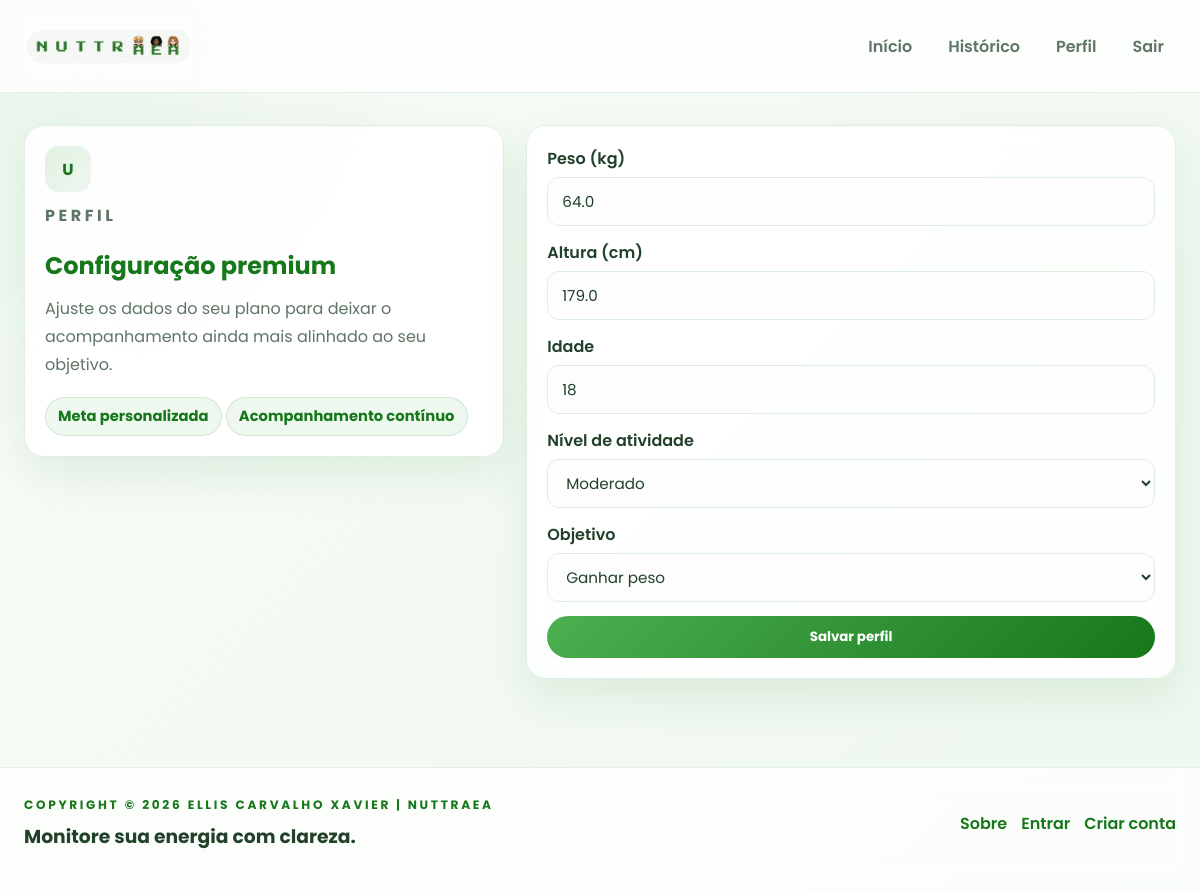
The app's page /perfil/ (signed in) with its own data.
### perfil/models.py (models this page shows, shortened)
class Perfil(models.Model):
    user = models.OneToOneField(User, on_delete=models.CASCADE)
    peso = models.FloatField(null=True, blank=True)
    altura = models.FloatField(null=True, blank=True)
    idade = models.IntegerField(null=True, blank=True)
    meta_calorica = models.FloatField(null=True, blank=True)
    atividade = models.CharField(
        max_length=20,
        choices=[
            ('sedentario', 'Sedentário'),
            ('leve', 'Leve'),
            ('moderado', 'Moderado'),
            ('intenso', 'Intenso'),
        ],
        default='sedentario'
    )
    objetivo = models.CharField(
        max_length=20,
        choices=[
            ('perder', 'Perder peso'),
            ('manter', 'Manter peso'),
            ('ganhar', 'Ganhar peso'),
        ],
        default='manter'
    )
    meta_calorica = models.FloatField(default=0)

### perfil/views.py (the view)
# urls.py: path("", views.perfil_view, name="perfil"),
@login_required
def perfil_view(request):
    perfil, created = Perfil.objects.get_or_create(user=request.user)
    if request.method == "POST":
        form = PerfilForm(request.POST, instance=perfil)
        if form.is_valid():
            perfil = form.save(commit=False)
            perfil.user = request.user
            meta = calcular_meta(
                perfil.peso,
                perfil.altura,
                perfil.idade,
                perfil.atividade,
                perfil.objetivo
            )
            if meta is not None:
                perfil.meta_calorica = meta
            perfil.save()
            return redirect("dashboard")
    else:
        form = PerfilForm(instance=perfil)
    return render(
        request,
        "perfil/perfil.html",
        {
            "form": form,
            "perfil": perfil
        }
    )

### perfil/forms.py (shortened to what this page needs)
class PerfilForm(forms.ModelForm):
    class Meta:
        model = Perfil
        fields = [
            'peso',
            'altura',
            'idade',
            'atividade',
            'objetivo'
        ]

### core/context_processors.py (called while the page is built)
def static_version(request):
    return {
        "STATIC_VERSION": getattr(settings, "STATIC_VERSION", "1")
    }

### perfil/templates/perfil/perfil.html (shortened to what this page needs)
{% extends "base.html" %}
{% block content %}
<div class="profile-shell reveal">
  <div class="profile-summary card">
    <div class="avatar-badge">
    {{ request.user.username|first|upper }}
</div>
    <p class="eyebrow">Perfil</p>
    <h2>Configuração premium</h2>
    <p class="subtle-text">Ajuste os dados do seu plano para deixar o acompanhamento ainda mais alinhado ao seu objetivo.</p>
    <div class="profile-pill-row">
      <span class="summary-pill">Meta personalizada</span>
      <span class="summary-pill">Acompanhamento contínuo</span>
    </div>
  </div>
  <div class="card profile-form-card">
    <form method="post" id="perfil-form" class="modern-form">
      <div class="form-group">
        <label for="{{ form.peso.id_for_label }}">Peso (kg)</label>
        {{ form.peso }}
      </div>
      <div class="form-group">
        <label for="{{ form.altura.id_for_label }}">Altura (cm)</label>
        {{ form.altura }}
      </div>
      <div class="form-group">
        <label for="{{ form.idade.id_for_label }}">Idade</label>
        {{ form.idade }}
      </div>
      <div class="form-group">
        <label for="{{ form.atividade.id_for_label }}">Nível de atividade</label>
        {{ form.atividade }}
      </div>
      <div class="form-group">
        <label for="{{ form.objetivo.id_for_label }}">Objetivo</label>
        {{ form.objetivo }}
      </div>
      <button type="submit">Salvar perfil</button>
    </form>
  </div>
</div>
{% endblock %}

### alimentacao/static/css/styles.css (style rules this page uses)
:root { --verde: #4CAF50; --verde-escuro: #16771b; --verde-claro: #e8f7eb; --fundo: #f5f8f6; --card: rgba(255,255,255,0.94); --texto: #22412b; --cinza: #5f7566; --borda: #dcefe2; --sombra: 0 18px 45px rgba(22, 119, 27, 0.10); --radius: 24px; }
* { margin: 0; padding: 0; box-sizing: border-box; font-family: 'Poppins', sans-serif; }
html { scroll-behavior: smooth; }
body { background: radial-gradient(circle at top left, rgba(76, 175, 80, 0.12), transparent 30%), linear-gradient(135deg, #f8fcf8 0%, #eef8ef 100%); color: var(--texto); min-height: 100vh; }
body::before { content: ''; position: fixed; inset: 0; background: linear-gradient(120deg, rgba(255,255,255,0.24), transparent 45%); pointer-events: none; }
.eyebrow { text-transform: uppercase; letter-spacing: 0.22em; color: var(--verde-escuro); font-size: 0.76rem; font-weight: 700; margin-bottom: 8px; }
.page-header h1, .page-header h2, .section-heading h2, .hero-copy h1, .hero-copy h2, .card h2, .card h3, .feature-card h3, .step-card h3, .testimonial-card h3, .auth-panel h2, .auth-panel h3, .meal-intro h1, .profile-summary h2 { color: var(--verde-escuro); margin-bottom: 12px; }
.reveal { opacity: 0; transform: translateY(16px); transition: opacity 0.6s ease, transform 0.6s ease; }
.reveal.visible { opacity: 1; transform: translateY(0); }
.card, .hero-panel, .feature-card, .empty-state, .auth-panel, .timeline-card, .meal-intro, .profile-summary, .testimonial-card, .cta-panel, .step-card { background: var(--card); border: 1px solid var(--borda); border-radius: var(--radius); box-shadow: var(--sombra); backdrop-filter: blur(10px); }
.card { padding: 24px; margin-bottom: 22px; transition: transform 0.2s ease, box-shadow 0.2s ease; }
.hero-copy p, .subtle-text, .feature-card p, .step-card p, .testimonial-card p, .auth-panel p, .profile-summary p, .meal-intro p { color: var(--cinza); font-size: 1rem; line-height: 1.75; margin-bottom: 18px; }
.highlight-pill, .status-badge, .metric-label, .summary-pill { display: inline-flex; align-items: center; padding: 8px 12px; border-radius: 999px; background: rgba(76, 175, 80, 0.09); color: var(--verde-escuro); font-size: 0.92rem; font-weight: 700; border: 1px solid rgba(22, 119, 27, 0.12); }
.btn, button { display: inline-flex; align-items: center; justify-content: center; border: none; border-radius: 999px; padding: 11px 18px; font-weight: 700; text-decoration: none; cursor: pointer; transition: transform 0.2s ease, box-shadow 0.2s ease; position: relative; overflow: hidden; }
.btn-primary, button { background: linear-gradient(135deg, var(--verde) 0%, var(--verde-escuro) 100%); color: white; }
.showcase-grid, .stats-band, .dashboard-grid, .feature-grid, .steps-grid, .testimonials-grid, .profile-shell { display: grid; gap: 18px; }
.mini-card, .metric-card, .feedback-card, .step-card, .testimonial-card, .auth-panel, .profile-summary, .meal-intro, .profile-form-card, .meal-form-card { padding: 20px; border-radius: 20px; background: rgba(255,255,255,0.86); border: 1px solid var(--borda); }
.feature-icon, .step-number, .avatar, .avatar-badge { width: 46px; height: 46px; border-radius: 14px; display: inline-flex; align-items: center; justify-content: center; background: linear-gradient(135deg, rgba(76,175,80,0.16), rgba(22,119,27,0.06)); color: var(--verde-escuro); font-weight: 700; margin-bottom: 10px; }
.auth-shell, .profile-shell, .meal-shell { display: grid; grid-template-columns: 0.85fr 1.15fr; gap: 22px; align-items: start; }
.auth-illustration, .profile-summary, .meal-intro { min-height: 240px; display: flex; flex-direction: column; justify-content: center; }
.modern-form { display: grid; gap: 14px; }
.form-group { display: grid; gap: 6px; }
label { font-weight: 600; color: var(--texto); }
input, select, textarea { width: 100%; border: 1px solid var(--borda); border-radius: 12px; padding: 12px 14px; font-size: 0.95rem; color: var(--texto); background: #fcfdfc; transition: border-color 0.2s ease, box-shadow 0.2s ease, transform 0.2s ease; }
input::placeholder, textarea::placeholder { color: #8fa38d; }
form { display: grid; gap: 14px; }
input, select, textarea { width: 100%; border: 1px solid var(--borda); border-radius: 12px; padding: 12px 14px; font-size: 0.95rem; color: var(--texto); background: #fcfdfc; }

### records on screen
Perfil: peso "64.0", altura "179.0", idade "18", atividade "Moderado", objetivo "Ganhar peso"

### other values on screen
{{ request.user.username|first|upper }} "U"
